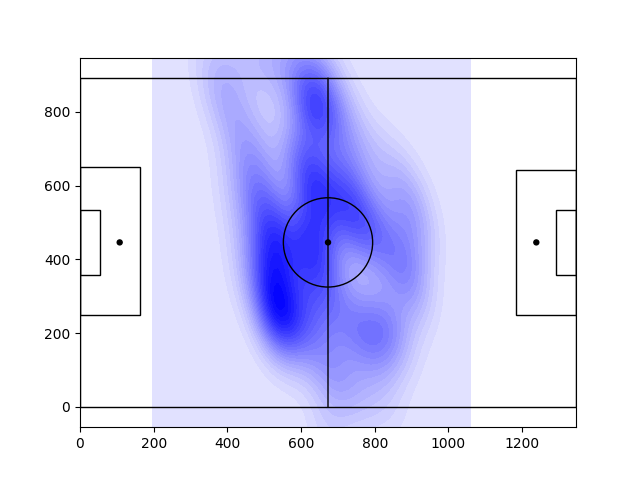
#> input picture integration_test/heatmap/blue/heatmap_blue_112.png, 640 x 480 px, given as the content of the folder test_images, which was not available
$ python simple_color_filter.py
#> lines starting #> are read from the running program, lines starting #| are printed output that depends on the picture; after the words box and inside, x2 and y2 are one past the last pixel; in counts of white or black regions, pixels touching at a corner belong together; pictures that were not available may be replaced by others from this repository, and a replacement may not be noted
import numpy as np
import cv2
import os

## CONSTANTS AND PARAMETERS ##

color_bounds =  {'blue':  [[ 40,  20,  20], [255,  60,  60]],
                 'white': [[150, 150, 150], [255, 255, 255]]}

colors =  {'blue':  [ 255,  0,   0],
           'white': [255, 255, 255]}

blur_kernel_size = 31
blur_std_dev = 0
params = cv2.SimpleBlobDetector_Params()
params.minThreshold = 0
params.maxThreshold = 255
params.thresholdStep = 10
params.filterByArea = True
params.minArea = 130
params.minDistBetweenBlobs = 80
params.filterByInertia = False
params.filterByConvexity = False
params.filterByCircularity = False


#################################

if __name__ == '__main__':


	## Generating the filenames ##
	os.chdir('test_images')
	filenames = [f for f in os.listdir('.') if os.path.isfile(os.path.join('.', f))]
	filenames.sort()

	for filename in filenames:
		## Open image and blur it ##

		image = cv2.imread(filename)
#> image is the input picture: shape (480, 640, 3); mean B, G, R 249.6, 220.4, 220.4
		blurred = cv2.GaussianBlur(image, (blur_kernel_size, blur_kernel_size), blur_std_dev)
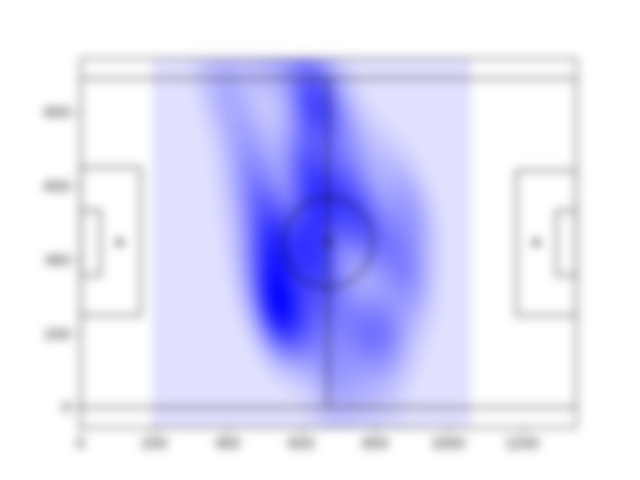
#> blurred: shape (480, 640, 3); mean B, G, R 249.6, 220.4, 220.4
		# cv2.imshow("images", blurred)
		# cv2.waitKey(0)

		for color in color_bounds.keys():

			## Isolate color patches ##

			lower = np.array(color_bounds[color][0])
			upper = np.array(color_bounds[color][1])
			mask = cv2.inRange(blurred, lower, upper)
			# output = cv2.bitwise_and(blurred, blurred, mask = mask) # useless??
			inverted_mask = cv2.bitwise_not(mask)

			## Detect color blobs ##

			detector = cv2.SimpleBlobDetector_create(params)
			keypoints = detector.detect(inverted_mask)

			## Draw the keypoints ##
			for keypoint in keypoints:
				cv2.circle(image, (int(keypoint.pt[0]), int(keypoint.pt[1])), int(keypoint.size), colors[color], 10)
#> this loop made 2 passes
#> pass 1, `mask = cv2.inRange(blurred, lower, upper)`:
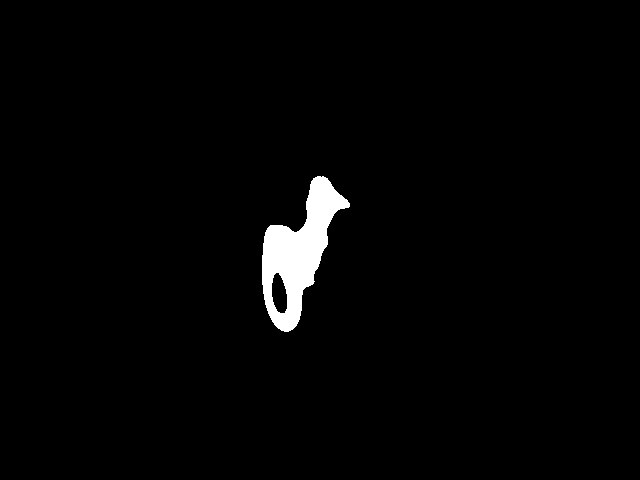
#> mask: shape (480, 640); 1.9% white; 1 white region, box (x1, y1, x2, y2) and area: (262, 176, 350, 332) 5908
#> pass 2, `mask = cv2.inRange(blurred, lower, upper)`:
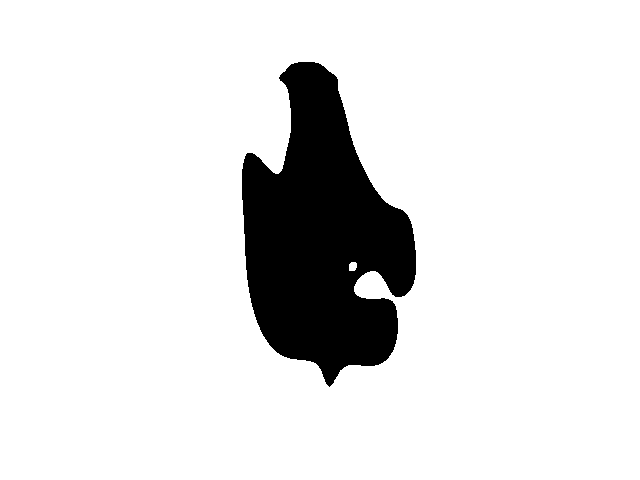
#> mask: shape (480, 640); 88.7% white; 1 black region, box (x1, y1, x2, y2) and area: (242, 62, 416, 387) 34622


			# Show keypoints
		#cv2.imshow("img", image)
		#cv2.waitKey(0)

		cv2.imwrite('processed_' + filename, image)
